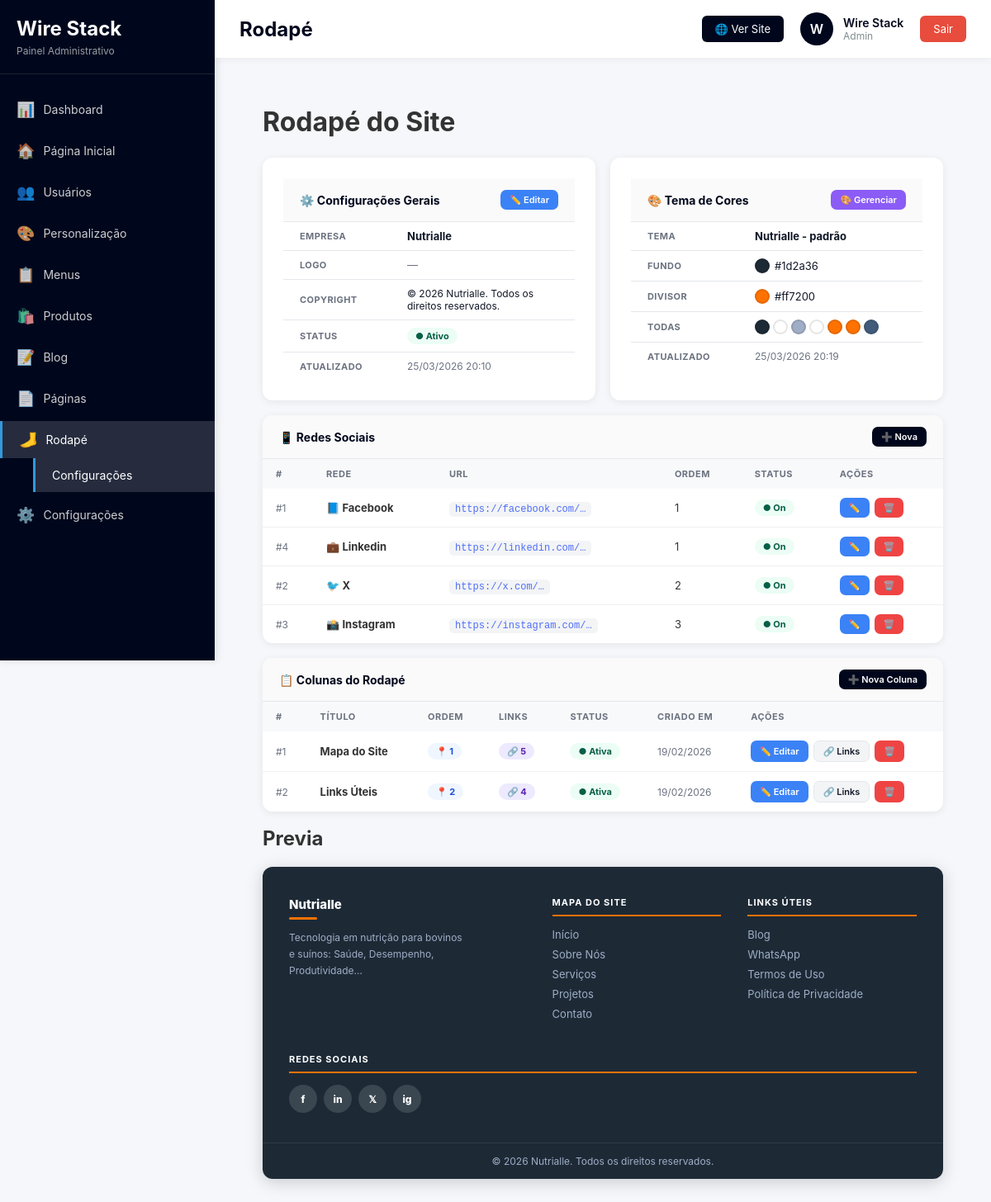
Screenshot of /admin/rodape/index.php (signed in) with the database file from the repository.
### tables this page shows
CREATE TABLE IF NOT EXISTS `rodape_config` (
  `id` int UNSIGNED NOT NULL AUTO_INCREMENT,
  `nome_empresa` varchar(120) NOT NULL DEFAULT '',
  `descricao` text,
  `logo_url` varchar(500) DEFAULT NULL,
  `copyright_texto` varchar(300) DEFAULT '',
  `ativo` tinyint(1) NOT NULL DEFAULT '1',
  `created_at` datetime NOT NULL DEFAULT CURRENT_TIMESTAMP,
  `updated_at` datetime NOT NULL DEFAULT CURRENT_TIMESTAMP ON UPDATE CURRENT_TIMESTAMP,
  PRIMARY KEY (`id`)
);

CREATE TABLE IF NOT EXISTS `rodape_cores` (
  `id` int UNSIGNED NOT NULL AUTO_INCREMENT,
  `nome_tema` varchar(80) NOT NULL DEFAULT 'Padrão',
  `cor_fundo` varchar(7) NOT NULL DEFAULT '#0a0f1e',
  `cor_texto` varchar(7) NOT NULL DEFAULT '#ffffff',
  `cor_texto_suave` varchar(7) NOT NULL DEFAULT '#8892a4',
  `cor_link` varchar(7) NOT NULL DEFAULT '#ffffff',
  `cor_link_hover` varchar(7) NOT NULL DEFAULT '#e91e8c',
  `cor_divisor` varchar(7) NOT NULL DEFAULT '#e91e8c',
  `cor_linha` varchar(7) NOT NULL DEFAULT '#1e2a3a',
  `ativo` tinyint(1) NOT NULL DEFAULT '0',
  `created_at` datetime NOT NULL DEFAULT CURRENT_TIMESTAMP,
  `updated_at` datetime NOT NULL DEFAULT CURRENT_TIMESTAMP ON UPDATE CURRENT_TIMESTAMP,
  PRIMARY KEY (`id`)
);

CREATE TABLE IF NOT EXISTS `rodape_redes_sociais` (
  `id` int UNSIGNED NOT NULL AUTO_INCREMENT,
  `rede` varchar(60) NOT NULL,
  `url` varchar(500) NOT NULL,
  `icone_svg` text,
  `ordem` smallint NOT NULL DEFAULT '0',
  `ativo` tinyint(1) NOT NULL DEFAULT '1',
  `created_at` datetime NOT NULL DEFAULT CURRENT_TIMESTAMP,
  `updated_at` datetime NOT NULL DEFAULT CURRENT_TIMESTAMP ON UPDATE CURRENT_TIMESTAMP,
  PRIMARY KEY (`id`),
  KEY `idx_ordem` (`ordem`),
  KEY `idx_ativo` (`ativo`)
);

CREATE TABLE IF NOT EXISTS `rodape_colunas` (
  `id` int UNSIGNED NOT NULL AUTO_INCREMENT,
  `titulo` varchar(120) NOT NULL,
  `ordem` smallint NOT NULL DEFAULT '0',
  `ativo` tinyint(1) NOT NULL DEFAULT '1',
  `created_at` datetime NOT NULL DEFAULT CURRENT_TIMESTAMP,
  `updated_at` datetime NOT NULL DEFAULT CURRENT_TIMESTAMP ON UPDATE CURRENT_TIMESTAMP,
  PRIMARY KEY (`id`),
  KEY `idx_ordem` (`ordem`),
  KEY `idx_ativo` (`ativo`)
);

CREATE TABLE IF NOT EXISTS `rodape_links` (
  `id` int UNSIGNED NOT NULL AUTO_INCREMENT,
  `coluna_id` int UNSIGNED NOT NULL,
  `label` varchar(150) NOT NULL,
  `url` varchar(500) NOT NULL,
  `target` enum('_self','_blank') NOT NULL DEFAULT '_self',
  `ordem` smallint NOT NULL DEFAULT '0',
  `ativo` tinyint(1) NOT NULL DEFAULT '1',
  `created_at` datetime NOT NULL DEFAULT CURRENT_TIMESTAMP,
  `updated_at` datetime NOT NULL DEFAULT CURRENT_TIMESTAMP ON UPDATE CURRENT_TIMESTAMP,
  PRIMARY KEY (`id`),
  KEY `idx_coluna` (`coluna_id`),
  KEY `idx_ordem` (`ordem`),
  KEY `idx_ativo` (`ativo`)
);

### admin/rodape/index.php (the view, shortened to what this page needs)
<?php
$db = getDB();
$config  = $db->query("SELECT * FROM rodape_config LIMIT 1")->fetch();
$colunas = $db->query("
    SELECT c.*, COUNT(l.id) as total_links
    FROM rodape_colunas c
    LEFT JOIN rodape_links l ON l.coluna_id = c.id
    GROUP BY c.id ORDER BY c.ordem ASC
")->fetchAll();
$redes = $db->query("SELECT * FROM rodape_redes_sociais ORDER BY ordem ASC")->fetchAll();
$tema  = $db->query("SELECT * FROM rodape_cores WHERE ativo = 1 LIMIT 1")->fetch();
include __DIR__ . '/../includes/header.php';
include __DIR__ . '/../includes/sidebar.php';
?>
<main class="content">
<div class="wrap">
    <div class="pg-header">
        <h1>Rodapé do Site</h1>
    </div>
    <?php
    $bg    = $tema['cor_fundo']       ?? '#0a0f1e';
    $txt   = $tema['cor_texto']       ?? '#ffffff';
    $soft  = $tema['cor_texto_suave'] ?? '#8892a4';
    $div   = $tema['cor_divisor']     ?? '#e91e8c';
    ?>
    <div class="g2">
        <div class="card">
            <div class="card-hd">
                <h3>⚙️ Configurações Gerais</h3>
                <a href="<?= BASE_URL ?>/admin/rodape/editar.php" class="btn btn-blue btn-sm">✏️ Editar</a>
            </div>
            <?php if ($config): ?>
                <div class="cfg-row"><span class="cfg-lbl">Empresa</span><strong class="cfg-val"><?= htmlspecialchars($config['nome_empresa']) ?></strong></div>
                <div class="cfg-row"><span class="cfg-lbl">Logo</span><span class="cfg-val"><?= $config['logo_url'] ? '<img src="'.htmlspecialchars($config['logo_url']).'" style="max-height:26px;border-radius:4px">' : '<span style="color:var(--muted)">—</span>' ?></span></div>
                <div class="cfg-row"><span class="cfg-lbl">Copyright</span><span class="cfg-val" style="font-size:12px"><?= htmlspecialchars(mb_substr($config['copyright_texto'],0,60)) ?></span></div>
                <div class="cfg-row"><span class="cfg-lbl">Status</span><span class="badge badge-<?= $config['ativo']?'on':'off' ?>"><?= $config['ativo']?'● Ativo':'● Inativo' ?></span></div>
                <div class="cfg-row"><span class="cfg-lbl">Atualizado</span><span class="cfg-val" style="font-size:12px;color:var(--muted)"><?= date('d/m/Y H:i', strtotime($config['updated_at'])) ?></span></div>
            <?php else: ?>
                <div class="empty">Sem configuração.<br><a href="<?= BASE_URL ?>/admin/rodape/editar.php" class="btn btn-blue" style="margin-top:10px">Configurar →</a></div>
            <?php endif; ?>
        </div>
        <div class="card">
            <div class="card-hd">
                <h3>🎨 Tema de Cores</h3>
                <a href="<?= BASE_URL ?>/admin/rodape/cores.php" class="btn btn-purple btn-sm">🎨 Gerenciar</a>
            </div>
            <?php if ($tema): ?>
                <div class="cfg-row"><span class="cfg-lbl">Tema</span><span class="cfg-val"><strong><?= htmlspecialchars($tema['nome_tema']) ?></strong></span></div>
                <div class="cfg-row"><span class="cfg-lbl">Fundo</span><span class="cfg-val" style="display:flex;align-items:center;gap:6px"><span class="swatch" style="background:<?= $tema['cor_fundo'] ?>"></span><?= $tema['cor_fundo'] ?></span></div>
                <div class="cfg-row"><span class="cfg-lbl">Divisor</span><span class="cfg-val" style="display:flex;align-items:center;gap:6px"><span class="swatch" style="background:<?= $tema['cor_divisor'] ?>"></span><?= $tema['cor_divisor'] ?></span></div>
                <div class="cfg-row">
                    <span class="cfg-lbl">Todas</span>
                    <div class="swatches">
                        <?php foreach (['cor_fundo','cor_texto','cor_texto_suave','cor_link','cor_link_hover','cor_divisor','cor_linha'] as $ck): ?>
                            <span class="swatch" style="background:<?= $tema[$ck] ?>" title="<?= str_replace('cor_','',$ck) ?>: <?= $tema[$ck] ?>"></span>
                        <?php endforeach; ?>
                    </div>
                </div>
                <div class="cfg-row"><span class="cfg-lbl">Atualizado</span><span class="cfg-val" style="font-size:12px;color:var(--muted)"><?= date('d/m/Y H:i', strtotime($tema['updated_at'])) ?></span></div>
            <?php else: ?>
                <div class="empty">Nenhum tema ativo.<br><a href="<?= BASE_URL ?>/admin/rodape/cores.php" class="btn btn-purple" style="margin-top:10px">🎨 Criar tema</a></div>
            <?php endif; ?>
        </div>
    </div>
    <div class="tcard">
        <div class="card-hd" style="padding:14px 20px">
            <h3>📱 Redes Sociais</h3>
            <a href="<?= BASE_URL ?>/admin/rodape/redes/criar.php" class="btn btn-dark btn-sm">➕ Nova</a>
        </div>
        <?php if ($redes):
            $ri=['facebook'=>'📘','instagram'=>'📸','x'=>'🐦','linkedin'=>'💼','youtube'=>'▶️','tiktok'=>'🎵','whatsapp'=>'💬','telegram'=>'✈️','github'=>'🐙']; ?>
        <table>
            <thead><tr><th>#</th><th>Rede</th><th>URL</th><th>Ordem</th><th>Status</th><th>Ações</th></tr></thead>
            <tbody>
            <?php foreach ($redes as $r): ?>
            <tr>
                <td style="color:var(--muted);font-size:12px">#<?= $r['id'] ?></td>
                <td><strong><?= ($ri[$r['rede']]??'🔗').' '.ucfirst($r['rede']) ?></strong></td>
                <td><code><?= htmlspecialchars(mb_substr($r['url'],0,38)) ?>…</code></td>
                <td><?= $r['ordem'] ?></td>
                <td><span class="badge badge-<?= $r['ativo']?'on':'off' ?>"><?= $r['ativo']?'● On':'● Off' ?></span></td>
                <td>
                    <div class="acts">
                        <a href="<?= BASE_URL ?>/admin/rodape/redes/editar.php?id=<?= $r['id'] ?>" class="btn btn-blue btn-sm">✏️</a>
                        <a href="<?= BASE_URL ?>/admin/rodape/redes/deletar.php?id=<?= $r['id'] ?>" class="btn btn-red btn-sm" onclick="return confirm('Remover?')">🗑️</a>
                    </div>
                </td>
            </tr>
            <?php endforeach; ?>
            </tbody>
        </table>
        <?php else: ?>
            <div class="empty">Nenhuma rede social.</div>
        <?php endif; ?>
    </div>
    <div class="tcard">
        <div class="card-hd" style="padding:14px 20px">
            <h3>📋 Colunas do Rodapé</h3>
            <a href="<?= BASE_URL ?>/admin/rodape/colunas/criar.php" class="btn btn-dark btn-sm">➕ Nova Coluna</a>
        </div>
        <?php if ($colunas): ?>
        <table>
            <thead><tr><th>#</th><th>Título</th><th>Ordem</th><th>Links</th><th>Status</th><th>Criado em</th><th>Ações</th></tr></thead>
            <tbody>
            <?php foreach ($colunas as $col): ?>
            <tr>
                <td style="color:var(--muted);font-size:12px">#<?= $col['id'] ?></td>
                <td><strong><?= htmlspecialchars($col['titulo']) ?></strong></td>
                <td><span class="badge badge-blue">📍 <?= $col['ordem'] ?></span></td>
                <td><span class="badge badge-purple">🔗 <?= $col['total_links'] ?></span></td>
                <td><span class="badge badge-<?= $col['ativo']?'on':'off' ?>"><?= $col['ativo']?'● Ativa':'● Inativa' ?></span></td>
                <td style="color:var(--muted);font-size:12px"><?= date('d/m/Y', strtotime($col['created_at'])) ?></td>
                <td>
                    <div class="acts">
                        <a href="<?= BASE_URL ?>/admin/rodape/colunas/editar.php?id=<?= $col['id'] ?>" class="btn btn-blue btn-sm">✏️ Editar</a>
                        <a href="<?= BASE_URL ?>/admin/rodape/links/index.php?coluna_id=<?= $col['id'] ?>" class="btn btn-ghost btn-sm">🔗 Links</a>
                        <a href="<?= BASE_URL ?>/admin/rodape/colunas/deletar.php?id=<?= $col['id'] ?>" class="btn btn-red btn-sm" onclick="return confirm('Excluir coluna e todos os links?')">🗑️</a>
                    </div>
                </td>
            </tr>
            <?php endforeach; ?>
            </tbody>
        </table>
        <?php endif; ?>
    </div>
    <h2>Previa</h2><br>
    <div class="footer-preview">
        <div class="fp-body" style="background:<?= $bg ?>">
            <div class="fp-brand">
                <?php if ($config && $config['logo_url']): ?>
                    <img src="<?= htmlspecialchars($config['logo_url']) ?>" style="max-height:34px;margin-bottom:8px;display:block">
                <?php else: ?>
                    <div style="font-size:15px;font-weight:800;color:<?= $txt ?>;margin-bottom:6px"><?= htmlspecialchars($config['nome_empresa'] ?? 'Wire Stack') ?></div>
                <?php endif; ?>
                <div style="width:34px;height:3px;background:<?= $div ?>;margin-bottom:12px;border-radius:2px"></div>
                <p style="font-size:12px;color:<?= $soft ?>;line-height:1.65;margin:0;max-width:220px"><?= htmlspecialchars(mb_substr($config['descricao'] ?? '', 0, 120)) ?>…</p>
            </div>
            <?php foreach ($colunas as $col): if (!$col['ativo']) continue;
                $cls = $db->prepare("SELECT * FROM rodape_links WHERE coluna_id=? AND ativo=1 ORDER BY ordem LIMIT 6");
                $cls->execute([$col['id']]); $cls = $cls->fetchAll();
            ?>
            <div class="fp-col">
                <div class="fp-col-title" style="color:<?= $txt ?>;border-color:<?= $div ?>"><?= htmlspecialchars($col['titulo']) ?></div>
                <?php foreach ($cls as $l): ?>
                    <div class="fp-link" style="color:<?= $soft ?>"><?= htmlspecialchars($l['label']) ?></div>
                <?php endforeach; ?>
            </div>
            <?php endforeach; ?>
            <div class="fp-col">
                <div class="fp-col-title" style="color:<?= $txt ?>;border-color:<?= $div ?>">Redes Sociais</div>
                <div class="fp-soc-row">
                    <?php $ri=['facebook'=>'f','instagram'=>'ig','x'=>'𝕏','linkedin'=>'in','youtube'=>'yt','tiktok'=>'tk','whatsapp'=>'wa'];
                    foreach ($redes as $r): if (!$r['ativo']) continue; ?>
                        <div class="fp-soc" style="background:rgba(255,255,255,.13);color:<?= $txt ?>"><?= $ri[$r['rede']] ?? strtoupper(substr($r['rede'],0,1)) ?></div>
                    <?php endforeach; ?>
                </div>
            </div>
        </div>
        <div class="fp-bar" style="background:<?= $bg ?>;color:<?= $soft ?>;border-top:1px solid rgba(255,255,255,.07)">
            <?= htmlspecialchars($config['copyright_texto'] ?? '') ?>
        </div>
    </div>
</div>
</main>
<?php include __DIR__ . '/../includes/footer.php'; ?>

### rows the page displays
rodape_config: nome_empresa "Nutrialle", copyright_texto "© 2026 Nutrialle. Todos os direitos reservados.", updated_at "25/03/2026 20:10", descricao "Tecnologia em nutrição para bovinos e suínos: Saúde, Desempenho, Produtividade"
rodape_cores: nome_tema "Nutrialle - padrão", cor_fundo "#1d2a36", cor_divisor "#ff7200", updated_at "25/03/2026 20:19"
rodape_redes_sociais: id "1", rede "📘", rede "Facebook", url "https://facebook.com/", ordem "1", ativo "● On", rede "f"
rodape_redes_sociais: id "4", rede "💼", rede "Linkedin", url "https://linkedin.com/", ordem "1", ativo "● On", rede "in"
rodape_redes_sociais: id "2", rede "🐦", rede "X", url "https://x.com/", ordem "2", ativo "● On", rede "𝕏"
rodape_redes_sociais: id "3", rede "📸", rede "Instagram", url "https://instagram.com/", ordem "3", ativo "● On", rede "ig"
rodape_colunas: id "1", titulo "Mapa do Site", ordem "1", total_links "5", ativo "● Ativa", created_at "19/02/2026", titulo "MAPA DO SITE"
rodape_colunas: id "2", titulo "Links Úteis", ordem "2", total_links "4", ativo "● Ativa", created_at "19/02/2026", titulo "LINKS ÚTEIS"
rodape_links: label "Início"
rodape_links: label "Sobre Nós"
rodape_links: label "Serviços"
rodape_links: label "Projetos"
rodape_links: label "Contato"
rodape_links: label "Blog"
rodape_links: label "WhatsApp"
rodape_links: label "Termos de Uso"
rodape_links: label "Política de Privacidade"

### other values shown
$page_title "Rodapé"
substr($user_name, 0, 1) "W"
$user_name "Wire Stack"
$user_role "Admin"
